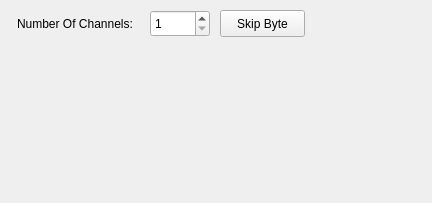
<?xml version="1.0" encoding="UTF-8"?>
<ui version="4.0">
 <class>BinaryStreamReaderSettings</class>
 <widget class="QWidget" name="BinaryStreamReaderSettings">
  <property name="geometry">
   <rect>
    <x>0</x>
    <y>0</y>
    <width>432</width>
    <height>203</height>
   </rect>
  </property>
  <property name="windowTitle">
   <string>Form</string>
  </property>
  <widget class="QLabel" name="label_4">
   <property name="geometry">
    <rect>
     <x>17</x>
     <y>10</y>
     <width>127</width>
     <height>27</height>
    </rect>
   </property>
   <property name="text">
    <string>Number Of Channels:</string>
   </property>
  </widget>
  <widget class="QSpinBox" name="spNumOfChannels">
   <property name="geometry">
    <rect>
     <x>150</x>
     <y>10</y>
     <width>60</width>
     <height>27</height>
    </rect>
   </property>
   <property name="minimumSize">
    <size>
     <width>60</width>
     <height>0</height>
    </size>
   </property>
   <property name="keyboardTracking">
    <bool>false</bool>
   </property>
   <property name="minimum">
    <number>1</number>
   </property>
   <property name="maximum">
    <number>32</number>
   </property>
  </widget>
  <widget class="NumberFormatBox" name="nfBox" native="true">
   <property name="geometry">
    <rect>
     <x>20</x>
     <y>50</y>
     <width>161</width>
     <height>141</height>
    </rect>
   </property>
  </widget>
  <widget class="EndiannessBox" name="endiBox" native="true">
   <property name="geometry">
    <rect>
     <x>190</x>
     <y>50</y>
     <width>120</width>
     <height>80</height>
    </rect>
   </property>
  </widget>
  <widget class="QPushButton" name="pbSkipByte">
   <property name="geometry">
    <rect>
     <x>220</x>
     <y>10</y>
     <width>85</width>
     <height>27</height>
    </rect>
   </property>
   <property name="toolTip">
    <string>Skip reading 1 byte to correct the alignment</string>
   </property>
   <property name="text">
    <string>Skip Byte</string>
   </property>
  </widget>
 </widget>
 <customwidgets>
  <customwidget>
   <class>NumberFormatBox</class>
   <extends>QWidget</extends>
   <header>numberformatbox.h</header>
   <container>1</container>
  </customwidget>
  <customwidget>
   <class>EndiannessBox</class>
   <extends>QWidget</extends>
   <header>endiannessbox.h</header>
   <container>1</container>
  </customwidget>
 </customwidgets>
 <resources/>
 <connections/>
</ui>
